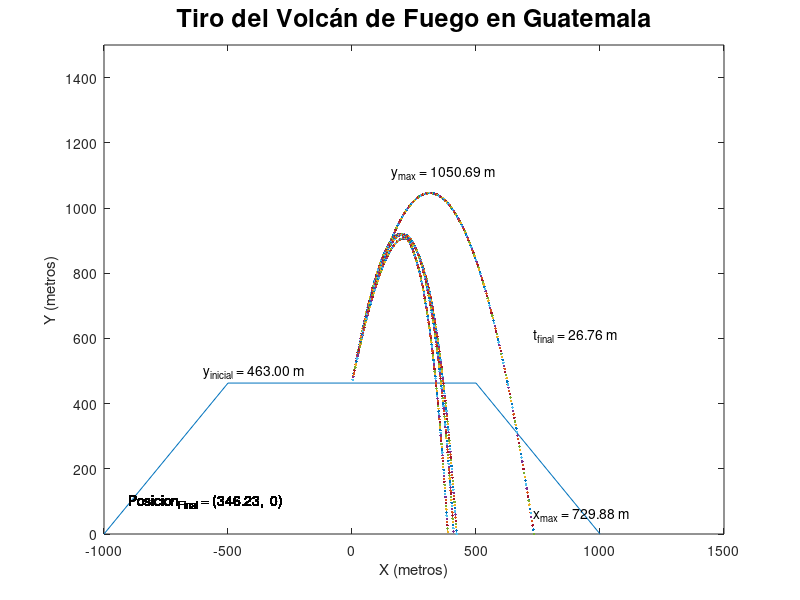

MATLAB code for this plot:
close all
clear
clc

g = -9.8; % gravedad m/s² 
m = 10.68; % masa kg 
% r = 1.25 (f vol esfera) 
b= 0.47; 

for i = 1:4
    x(i, 1) = 0; 
    y(i, 1) = 463; 
    angulo(i) = 75 + rand(1) * 10; 
    vi(i) = 111.111 + rand(1) * 2; % 111.111
    vx(i, 1) = vi(i) * cosd(angulo(i));
    vy(i, 1) = vi(i) * sind(angulo(i));
    
end

for k = 1:1
    x(k, 1) = 0; 
    y(k, 1) = 463; 
    angulo(k) = 75; 
    vi(k) = 111.111; % 111.111
    vx(k, 1) = vi(k) * cosd(angulo(k));
    vy(k, 1) = vi(k) * sind(angulo(k));
    ymax = vi(k)^2 * sind(angulo(k)) ^ 2/abs(2*g); % -g 
    xmax = vi(k)^2* sind(2 * angulo(k)) ^ 2 / abs(g);
end 
%------------------
ti = 0; % tiempo inicial 
tf = (2 * vi(i) * sind(angulo(i))/abs(g)) + abs(sqrt(2 * y(i, 1) / g)); % tiempo final 
N = 350; % no. de pasos 
dt = (tf-ti)/N; % % tiempo sobre el numero de pasos 
disp(dt)
vf = sqrt(vx(i).^2 + vy(i).^2);
%------------------


% volcan 
triangX = [-1000 -500 500 1000]; % volcano  
triangY = [0 463 463 0];
plot(triangX, triangY);

% titulo y subtitulo 
texttitle = sprintf("Tiro del Volcán de Fuego en Guatemala");
titulo = title(texttitle, 'interpreter', 'tex');
set(titulo, "fontsize", 18); 

ylim([0,inf])
figure(1) 
hold on
% set(gcf,'position',[1000,1000,1000,1000])
text_xmax = sprintf("x_{max} = %.2f m", 2 * xmax(k) + 100);
text(2 * xmax(k) + 100, 0.1 * ymax(k), text_xmax)
text_ymax = sprintf("y_{max} = %.2f m", ymax(k) + 463);
text(xmax(k) / 2, (1.1 * ymax(k)) + 463, text_ymax)

tb = (2 * vi(k) * sind(angulo(k))/abs(g)) + abs(sqrt(2 * y(k) / g))/2; % tiempo final 
text_tf = sprintf("t_{final} = %.2f m", tb);
text(2 * xmax(k) + 100, ymax(k) + 20, text_tf)


disp(tb);


text_altura = sprintf("y_{inicial} = %.2f m", 463);
text(-600, 500, text_altura) % specific altitude


xlabel("X (metros)");
ylabel("Y (metros)");
axis([-1000 1500 0 1500])



t(1)  = ti;
for n = 1:N
  t(n+1)= ti + n*dt;
  
  for i = 1:4
  vx(i, n+1)=vx(i,n) * (1-b*dt/m);
  vy(i, n+1)=vy(i,n)*(1-b*dt/m)+g*dt;
  x(i, n+1) = x(i,n) + vx(i,n+1)*dt;
  y(i, n+1) = y(i,n) + vy(i,n+1)*dt;

  xplot = x(i, n+1);
  yplot = y(i, n+1);
  %symbol = text(xplot ,yplot, "." );
  pause(0.00000000000000000001);
  plot(xplot,yplot, ".");

  
  %delete(symbol); 
  if yplot <= 10
      disp(yplot);
      disp(xplot);
        text_tfinal = sprintf("Posicion_{Final} = (%.2f, %2.f)", 346.2321, 0);
        f = text(- 900, 100, text_tfinal);
        
  end

  end 

  for k = 1:1 
  vx(k, n+1)=vx(k, n)*(1-0*dt/m);
  vy(k, n+1)=vy(k, n)*(1-0*dt/m)+g*dt;
  x(k,n+1) = x(k,n) + vx(k,n+1)*dt;
  y(k,n+1) = y(k,n) + vy(k,n+1)*dt;
  
  

  tplot = x(k,n+1);
  pplot = y(k,n+1);
  
  if pplot <= 20
      break
  end 
 
  pause(0.000000000000000001);
  plot(tplot, pplot, "");
  end 
  %plot(xplot,yplot, "*");
%   if pplot <= 20 || yplot <= 20
%       break
%   end 
  
end

text_tfinal = sprintf("Posicion_{Final} = (%.2f, %2.f)", xplot, yplot);
f = text(xplot - 900, yplot + 50, text_tfinal);
